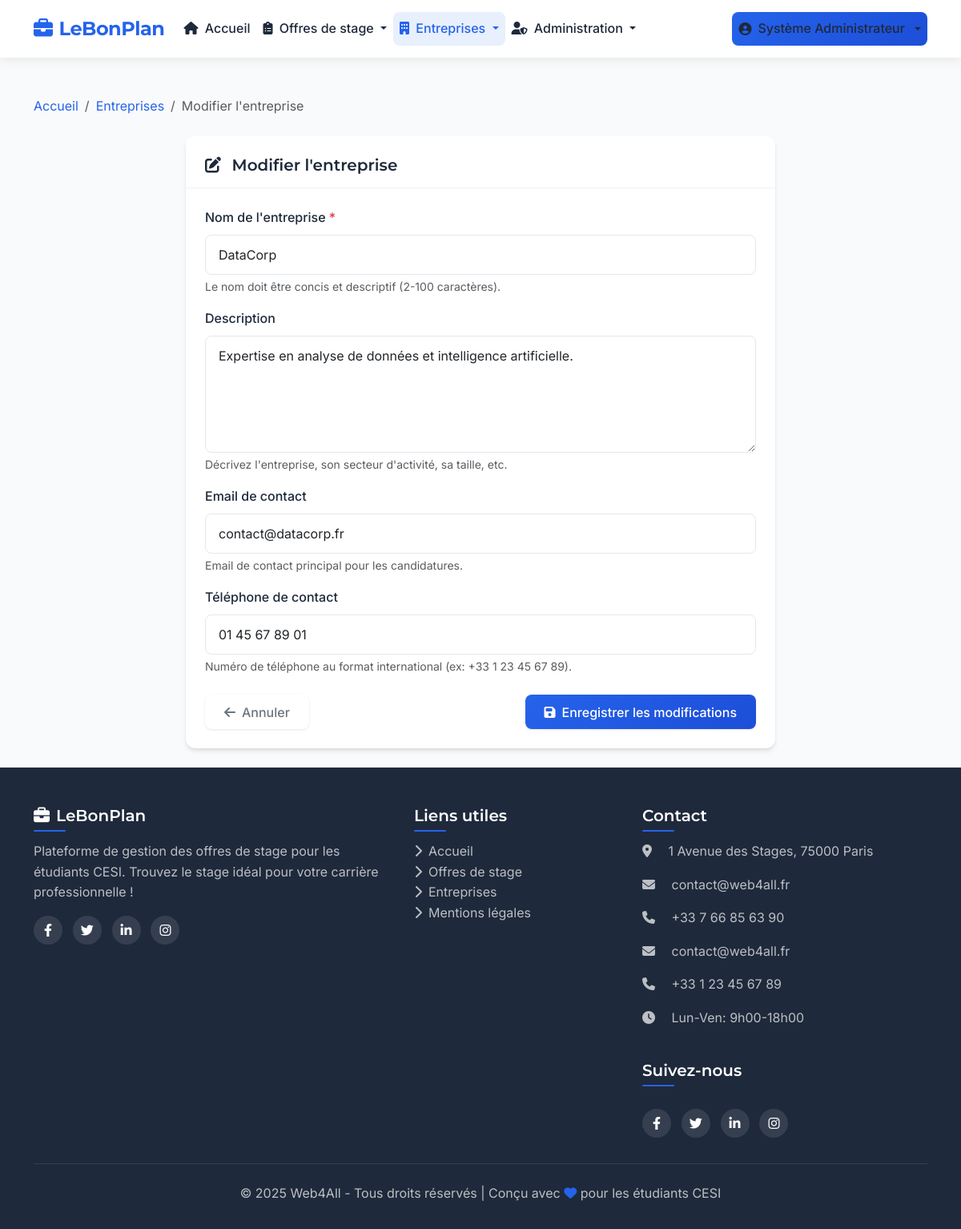
Screenshot of /index.php?page=entreprises&action=modifier&id=3 (signed in) with the database file from the repository.
### tables this page shows
CREATE TABLE `entreprises` (
  `id` int NOT NULL,
  `nom` varchar(100) NOT NULL,
  `description` text,
  `email` varchar(100) DEFAULT NULL,
  `telephone` varchar(20) DEFAULT NULL,
  `created_at` datetime NOT NULL,
  `updated_at` datetime DEFAULT CURRENT_TIMESTAMP ON UPDATE CURRENT_TIMESTAMP
);

### controllers/EntrepriseController.php (called while the page is built, shortened)
<?php
class EntrepriseController {
    private $entrepriseModel;
    public function __construct() {
        require_once MODELS_PATH . '/Entreprise.php';
        $this->entrepriseModel = new Entreprise();
    }
    public function modifier() {
        $id = isset($_GET['id']) ? (int)$_GET['id'] : 0;
        $entreprise = $this->entrepriseModel->getById($id);
        include VIEWS_PATH . '/entreprises/form.php';
    }
}

### includes/functions.php (called while the page is built, shortened)
<?php
function url($page = 'accueil', $action = '', $params = []) {
    $baseUrl = rtrim(URL_ROOT, '/');
    $url = $baseUrl . '/index.php';
    $queryParams = ['page' => $page];
    if (!empty($action)) {
        $queryParams['action'] = $action;
    }
    if (!empty($params)) {
        $queryParams = array_merge($queryParams, $params);
    }
    return $url . '?' . http_build_query($queryParams);
}

### models/Entreprise.php (called while the page is built, shortened)
<?php
class Entreprise {
    private $conn;
    private $table = 'entreprises';
    private $evaluationsTable = 'evaluations_entreprises';
    private $offresTable = 'offres';
    private $etudiantsTable = 'etudiants';
    public function __construct() {
        require_once ROOT_PATH . '/config/database.php';
        try {
            $database = new Database();
            $this->conn = $database->getConnection();
            if (defined('ENVIRONMENT') && ENVIRONMENT === 'development') {
                $this->cacheEnabled = false;
            }
        } catch (Exception $e) {
            $this->dbError = true;
            error_log("Exception dans Entreprise::__construct(): " . $e->getMessage());
        }
    }
    public function getById($id) {
        try {
            $query = "SELECT e.*,
                     (SELECT COUNT(*) FROM {$this->offresTable} o WHERE o.entreprise_id = e.id) as nb_offres,
                     (SELECT AVG(note) FROM {$this->evaluationsTable} ev WHERE ev.entreprise_id = e.id) as moyenne_evaluations,
                     (SELECT COUNT(*) FROM {$this->evaluationsTable} ev WHERE ev.entreprise_id = e.id) as nb_evaluations
                     FROM {$this->table} e
                     WHERE e.id = :id";
            $stmt = $this->conn->prepare($query);
            $stmt->bindParam(':id', $id, PDO::PARAM_INT);
            $stmt->execute();
            $row = $stmt->fetch(PDO::FETCH_ASSOC);
            $entreprise = [
                'id' => $row['id'],
                'nom' => $row['nom'],
                'description' => $row['description'],
                'email' => $row['email'],
                'telephone' => $row['telephone'],
                'created_at' => $row['created_at'],
                'updated_at' => $row['updated_at'],
                'nb_offres' => $row['nb_offres'],
                'moyenne_evaluations' => $row['moyenne_evaluations'] ? round($row['moyenne_evaluations'], 1) : null,
                'nb_evaluations' => $row['nb_evaluations']
            ];
            $entreprise['evaluations'] = $this->getEvaluations($id);
            $entreprise['offres'] = $this->getOffresActives($id);
            return $entreprise;
        } catch (PDOException $e) {
            error_log("Erreur lors de la récupération de l'entreprise: " . $e->getMessage());
            return false;
        }
    }
    public function getEvaluations($entrepriseId) {
        try {
            $query = "SELECT ev.*, e.nom, e.prenom
                      FROM {$this->evaluationsTable} ev
                      LEFT JOIN {$this->etudiantsTable} e ON ev.etudiant_id = e.id
                      WHERE ev.entreprise_id = :entreprise_id
                      ORDER BY ev.created_at DESC";
            $stmt = $this->conn->prepare($query);
            $stmt->bindParam(':entreprise_id', $entrepriseId, PDO::PARAM_INT);
            $stmt->execute();
            $evaluations = [];
            while ($row = $stmt->fetch(PDO::FETCH_ASSOC)) {
                $evaluations[] = [
                    'id' => $row['id'],
                    'etudiant_id' => $row['etudiant_id'],
                    'etudiant_nom' => $row['nom'],
                    'etudiant_prenom' => $row['prenom'],
                    'note' => $row['note'],
                    'commentaire' => $row['commentaire'],
                    'created_at' => $row['created_at']
                ];
            }
            return $evaluations;
        } catch (PDOException $e) {
            error_log("Erreur lors de la récupération des évaluations: " . $e->getMessage());
            return [];
        }
    }
    public function getOffresActives($entrepriseId) {
        try {
            $query = "SELECT o.id, o.titre, o.remuneration, o.date_debut, o.date_fin,
                      (SELECT COUNT(*) FROM candidatures c WHERE c.offre_id = o.id) as nb_candidatures
                      FROM {$this->offresTable} o
                      WHERE o.entreprise_id = :entreprise_id
                      AND o.date_fin >= CURDATE()
                      ORDER BY o.date_debut ASC";
            $stmt = $this->conn->prepare($query);
            $stmt->bindParam(':entreprise_id', $entrepriseId, PDO::PARAM_INT);
            $stmt->execute();
            $offres = [];
            while ($row = $stmt->fetch(PDO::FETCH_ASSOC)) {
                $offres[] = [
                    'id' => $row['id'],
                    'titre' => $row['titre'],
                    'remuneration' => $row['remuneration'],
                    'date_debut' => $row['date_debut'],
                    'date_fin' => $row['date_fin'],
                    'nb_candidatures' => $row['nb_candidatures']
                ];
            }
            return $offres;
        } catch (PDOException $e) {
            error_log("Erreur lors de la récupération des offres: " . $e->getMessage());
            return [];
        }
    }
}

### config/database.php (called while the page is built, shortened)
<?php
class Database {
    private $host = 'localhost';
    private $db_name = 'stages_db';
    private $username = 'julian';
    private $password = 'hM+8jfB8;9';
    private $conn = null;
    public function getConnection() {
        try {
            $this->conn = new PDO(
                "mysql:host={$this->host};dbname={$this->db_name}",
                $this->username,
                $this->password
            );
            $this->conn->setAttribute(PDO::ATTR_ERRMODE, PDO::ERRMODE_EXCEPTION);
            $this->conn->exec("SET NAMES utf8");
        } catch(PDOException $e) {
            $errorMessage = "Erreur de connexion à la base de données : " . $e->getMessage();
            error_log($errorMessage);
            if (defined('ENVIRONMENT') && ENVIRONMENT === 'development') {
                echo "<div style='border:1px solid #dc3545; padding:10px; margin:10px; background-color:#f8d7da; color:#721c24;'>";
                echo "<h3>Erreur de connexion à la base de données</h3>";
                echo "<p><strong>Message:</strong> " . $e->getMessage() . "</p>";
                echo "<p><strong>Code:</strong> " . $e->getCode() . "</p>";
                echo "<p>Vérifiez que:</p>";
                echo "<ul>";
                echo "<li>Le serveur MySQL est démarré</li>";
                echo "<li>Les identifiants dans config/database.php sont corrects</li>";
                echo "<li>La base de données '{$this->db_name}' existe</li>";
                echo "</ul>";
                echo "</div>";
            } else {
                error_log("Erreur de connexion à la base de données: " . $e->getMessage());
            }
            $this->conn = null;
        }
        return $this->conn;
    }
}

### views/entreprises/form.php (the view, shortened to what this page needs)
<?php
include ROOT_PATH . '/views/templates/header.php';
$isEdit = isset($entreprise['id']);
?>
    <div class="container mt-4">
        <nav aria-label="breadcrumb" class="mb-4">
            <ol class="breadcrumb">
                <li class="breadcrumb-item"><a href="<?php echo url(); ?>">Accueil</a></li>
                <li class="breadcrumb-item"><a href="<?php echo url('entreprises'); ?>">Entreprises</a></li>
                <li class="breadcrumb-item active" aria-current="page">
                    <?php echo $isEdit ? 'Modifier l\'entreprise' : 'Ajouter une entreprise'; ?>
                </li>
            </ol>
        </nav>
        <div class="row">
            <div class="col-lg-8 mx-auto">
                <div class="card shadow-sm">
                    <div class="card-header bg-white">
                        <h5 class="mb-0">
                            <i class="fas fa-<?php echo $isEdit ? 'edit' : 'plus-circle'; ?> me-2"></i>
                            <?php echo $isEdit ? 'Modifier l\'entreprise' : 'Ajouter une nouvelle entreprise'; ?>
                        </h5>
                    </div>
                    <div class="card-body">
                        <form action="<?php echo $isEdit ? url('entreprises', 'modifier', ['id' => $entreprise['id']]) : url('entreprises', 'creer'); ?>"
                              method="post"
                              class="needs-validation"
                              novalidate>
                            <div class="mb-3">
                                <label for="nom" class="form-label">Nom de l'entreprise <span class="text-danger">*</span></label>
                                <input type="text"
                                       class="form-control"
                                       id="nom"
                                       name="nom"
                                       value="<?php echo htmlspecialchars($entreprise['nom']); ?>"
                                       required
                                       minlength="2"
                                       maxlength="100">
                                <div class="form-text">Le nom doit être concis et descriptif (2-100 caractères).</div>
                            </div>
                            <div class="mb-3">
                                <label for="description" class="form-label">Description</label>
                                <textarea class="form-control"
                                          id="description"
                                          name="description"
                                          rows="5"><?php echo htmlspecialchars($entreprise['description']); ?></textarea>
                                <div class="form-text">
                                    Décrivez l'entreprise, son secteur d'activité, sa taille, etc.
                                </div>
                            </div>
                            <div class="mb-3">
                                <label for="email" class="form-label">Email de contact</label>
                                <input type="email"
                                       class="form-control"
                                       id="email"
                                       name="email"
                                       value="<?php echo htmlspecialchars($entreprise['email']); ?>">
                                <div class="form-text">
                                    Email de contact principal pour les candidatures.
                                </div>
                            </div>
                            <div class="mb-3">
                                <label for="telephone" class="form-label">Téléphone de contact</label>
                                <input type="tel"
                                       class="form-control"
                                       id="telephone"
                                       name="telephone"
                                       value="<?php echo htmlspecialchars($entreprise['telephone']); ?>"
                                       pattern="[0-9+\(\)\s.-]{6,20}">
                                <div class="form-text">
                                    Numéro de téléphone au format international (ex: +33 1 23 45 67 89).
                                </div>
                            </div>
                            <div class="d-flex justify-content-between mt-4">
                                <a href="<?php echo $isEdit ? url('entreprises', 'detail', ['id' => $entreprise['id']]) : url('entreprises'); ?>" class="btn btn-outline-secondary">
                                    <i class="fas fa-arrow-left me-2"></i>Annuler
                                </a>
                                <button type="submit" class="btn btn-primary">
                                    <i class="fas fa-save me-2"></i><?php echo $isEdit ? 'Enregistrer les modifications' : 'Créer l\'entreprise'; ?>
                                </button>
                            </div>
                        </form>
                    </div>
                </div>
            </div>
        </div>
    </div>
<?php include ROOT_PATH . '/views/templates/footer.php'; ?>

### public/css/style.css (style rules this page uses)
:root { --primary: #2563eb; --primary-dark: #1d4ed8; --primary-light: #60a5fa; --secondary: #10b981; --secondary-dark: #059669; --secondary-light: #34d399; --success: #10b981; --warning: #f59e0b; --danger: #ef4444; --info: #3b82f6; --dark: #1e293b; --medium: #64748b; --light: #f8fafc; --white: #ffffff; --border-radius: 8px; --border-radius-lg: 12px; --border-radius-sm: 4px; --box-shadow: 0 4px 6px -1px rgba(0, 0, 0, 0.1), 0 2px 4px -1px rgba(0, 0, 0, 0.06); --box-shadow-lg: 0 10px 15px -3px rgba(0, 0, 0, 0.1), 0 4px 6px -2px rgba(0, 0, 0, 0.05); --transition: all 0.3s ease; --font-primary: 'Inter', -apple-system, BlinkMacSystemFont, 'Segoe UI', Roboto, Oxygen, Ubuntu, Cantarell, sans-serif; --font-secondary: 'Montserrat', sans-serif; }
* { box-sizing: border-box; margin: 0; padding: 0; }
html { scroll-behavior: smooth; scroll-padding-top: 80px; }
body { font-family: var(--font-primary); line-height: 1.6; color: var(--dark); background-color: #f9fafb; min-height: 100vh; display: flex; flex-direction: column; position: relative; overflow-x: hidden; }
h1, h2, h3, h4, h5, h6 { font-family: var(--font-secondary); margin-bottom: 1rem; font-weight: 600; line-height: 1.2; color: var(--dark); }
a { color: var(--primary); text-decoration: none; transition: var(--transition); }
.btn { border-radius: var(--border-radius); font-weight: 500; padding: 0.6rem 1.5rem; transition: var(--transition); border: none; box-shadow: 0 1px 3px rgba(0, 0, 0, 0.1); }
.btn-primary { background: linear-gradient(135deg, var(--primary), var(--primary-dark)); border-color: var(--primary); }
.card { border: none; border-radius: var(--border-radius-lg); box-shadow: var(--box-shadow); transition: var(--transition); overflow: hidden; height: 100%; background-color: var(--white); }
.card-header { background-color: transparent; border-bottom: 1px solid rgba(0, 0, 0, 0.05); padding: 1.5rem 1.5rem 1rem; }
.card-body { padding: 1.5rem; }
.form-control { border-radius: var(--border-radius); padding: 0.75rem 1rem; border: 1px solid #e2e8f0; transition: var(--transition); }
.form-label { font-weight: 500; margin-bottom: 0.5rem; color: var(--dark); }
.shadow-sm { box-shadow: var(--box-shadow) !important; }

### public/css/custom.css (style rules this page uses)
.card { transition: transform 0.3s ease, box-shadow 0.3s ease; }
.btn { transition: transform 0.3s ease, box-shadow 0.3s ease, background-color 0.3s ease; }

### rows the page displays
entreprises: nom "DataCorp", description "Expertise en analyse de données et intelligence artificielle.", email "contact@datacorp.fr", telephone "01 45 67 89 01"

### other values shown
SITE_NAME "LeBonPlan"
$_SESSION['prenom'] "Système"
$_SESSION['nom'] "Administrateur"
